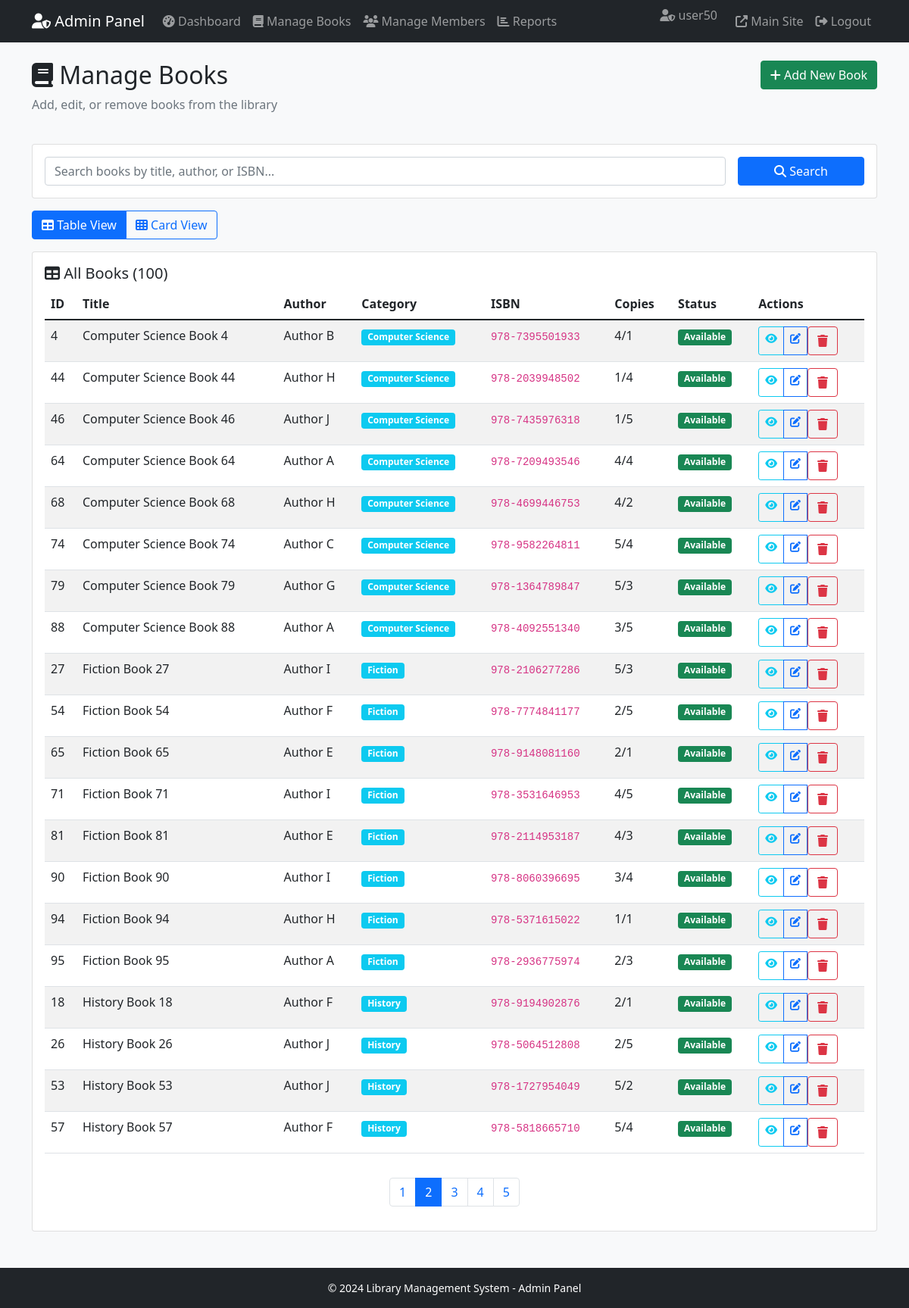
/admin/books?page=2&search= (signed in), run on the app's committed database.
### models/user.py (models this page shows, shortened)
class User(db.Model, UserMixin):
    __tablename__ = 'users'
    id = db.Column(db.Integer, primary_key=True)
    username = db.Column(db.String(80), unique=True, nullable=False)
    email = db.Column(db.String(120), unique=True, nullable=False)
    password_hash = db.Column(db.String(128), nullable=False)
    role = db.Column(db.String(20), nullable=False, default='member')
    first_name = db.Column(db.String(50), nullable=False)
    last_name = db.Column(db.String(50), nullable=False)
    join_date = db.Column(db.DateTime, default=datetime.utcnow)
    is_active = db.Column(db.Boolean, default=True)
    transactions = db.relationship('Transaction', backref='user', lazy=True)
    reservations = db.relationship('Reservation', backref='user', lazy=True)
    fines = db.relationship('Fine', backref='user', lazy=True)

### models/book.py (models this page shows)
class Book(db.Model):
    __tablename__ = 'books'
    id = db.Column(db.Integer, primary_key=True)
    title = db.Column(db.String(200), nullable=False)
    author = db.Column(db.String(100), nullable=False)
    isbn = db.Column(db.String(5), unique=True, nullable=False)  # Changed to 5 characters
    category = db.Column(db.String(50), nullable=False)
    publisher = db.Column(db.String(100))
    publication_year = db.Column(db.Integer)
    total_copies = db.Column(db.Integer, default=1)
    available_copies = db.Column(db.Integer, default=1)
    location = db.Column(db.String(50))
    description = db.Column(db.Text)
    status = db.Column(db.String(20), default='available')
    created_date = db.Column(db.DateTime, default=datetime.utcnow)
    __table_args__ = (
        CheckConstraint('length(isbn) = 5', name='isbn_length_check'),
        CheckConstraint('isbn ~ \'^[0-9]{5}$\'', name='isbn_numeric_check'),
    )

### routes/admin_routes.py (the view, shortened to what this page needs)
@admin_bp.route('/admin/books')
@login_required
def admin_books():
    if current_user.role != 'admin':
        flash('Access denied. Admin role required.', 'error')
        return redirect(url_for('index'))
    page = request.args.get('page', 1, type=int)
    search = request.args.get('search', '')
    query = Book.query
    books = query.order_by(Book.title).paginate(
        page=page, per_page=20, error_out=False
    )
    return render_template('admin/books.html',
                         books=books,
                         search=search)

### app.py (called while the page is built)
def create_app():
    app = Flask(__name__)
    app.config.from_object(Config)
    db.init_app(app)
    login_manager = LoginManager()
    login_manager.init_app(app)
    login_manager.login_view = 'auth.login'
    login_manager.login_message_category = 'info'
    @login_manager.user_loader
    def load_user(user_id):
        return User.query.get(int(user_id))
    from routes.auth_routes import auth_bp
    from routes.book_routes import book_bp
    from routes.member_routes import member_bp
    from routes.transaction_routes import transaction_bp
    from routes.admin_routes import admin_bp
    app.register_blueprint(auth_bp)
    app.register_blueprint(book_bp)
    app.register_blueprint(member_bp)
    app.register_blueprint(transaction_bp)
    app.register_blueprint(admin_bp)
    @app.route('/')
    def index():
        return render_template('index.html')
    return app

### templates/admin/books.html (shortened to what this page needs)
{% extends "admin_base.html" %}
{% block content %}
<div class="row">
    <div class="col-md-8">
        <h2><i class="fas fa-book"></i> Manage Books</h2>
        <p class="text-muted">Add, edit, or remove books from the library</p>
    </div>
    <div class="col-md-4 text-end">
        <a href="{{ url_for('admin.admin_add_book') }}" class="btn btn-success">
            <i class="fas fa-plus"></i> Add New Book
        </a>
    </div>
</div>
<div class="card mt-4">
    <div class="card-body">
        <form method="GET" class="row g-3">
            <div class="col-md-10">
                <input type="text" class="form-control" name="search"
                       placeholder="Search books by title, author, or ISBN..."
                       value="{{ search }}">
            </div>
            <div class="col-md-2">
                <button type="submit" class="btn btn-primary w-100">
                    <i class="fas fa-search"></i> Search
                </button>
            </div>
        </form>
    </div>
</div>
<div class="btn-group mt-3 mb-3" role="group">
    <button type="button" class="btn btn-outline-primary active" onclick="showTableView()">
        <i class="fas fa-table"></i> Table View
    </button>
    <button type="button" class="btn btn-outline-primary" onclick="showCardView()">
        <i class="fas fa-th"></i> Card View
    </button>
</div>
<div id="tableView">
    <div class="card">
        <div class="card-body">
            <h5><i class="fas fa-table"></i> All Books ({{ books.total }})</h5>
            {% if books.items %}
            <div class="table-responsive">
                <table class="table table-striped table-hover">
                    <thead>
                        <tr>
                            <th>ID</th>
                            <th>Title</th>
                            <th>Author</th>
                            <th>Category</th>
                            <th>ISBN</th>
                            <th>Copies</th>
                            <th>Status</th>
                            <th>Actions</th>
                        </tr>
                    </thead>
                    <tbody>
                        {% for book in books.items %}
                        <tr>
                            <td>{{ book.id }}</td>
                            <td>{{ book.title }}</td>
                            <td>{{ book.author }}</td>
                            <td><span class="badge bg-info">{{ book.category }}</span></td>
                            <td><code>{{ book.isbn }}</code></td>
                            <td>{{ book.available_copies }}/{{ book.total_copies }}</td>
                            <td>
                                <span class="badge {% if book.status == 'available' %}bg-success
                                                   {% elif book.status == 'checked_out' %}bg-warning
                                                   {% else %}bg-secondary{% endif %}">
                                    {{ book.status|replace('_', ' ')|title }}
                                </span>
                            </td>
                            <td>
                                <div class="btn-group btn-group-sm">
                                    <a href="{{ url_for('books.book_details', book_id=book.id) }}"
                                       class="btn btn-outline-info" title="View">
                                        <i class="fas fa-eye"></i>
                                    </a>
                                    <a href="{{ url_for('admin.admin_edit_book', book_id=book.id) }}"
                                       class="btn btn-outline-primary" title="Edit">
                                        <i class="fas fa-edit"></i>
                                    </a>
                                    <form method="POST" action="{{ url_for('admin.admin_delete_book', book_id=book.id) }}"
                                          class="d-inline" onsubmit="return confirm('Delete book: {{ book.title }}?');">
                                        <button type="submit" class="btn btn-outline-danger" title="Delete">
                                            <i class="fas fa-trash"></i>
                                        </button>
                                    </form>
                                </div>
                            </td>
                        </tr>
                        {% endfor %}
                    </tbody>
                </table>
            </div>
            {% if books.pages > 1 %}
            <nav aria-label="Page navigation" class="mt-3">
                <ul class="pagination justify-content-center">
                    {% for page_num in books.iter_pages() %}
                        {% if page_num %}
                            <li class="page-item {% if page_num == books.page %}active{% endif %}">
                                <a class="page-link" href="{{ url_for('admin.admin_books', page=page_num, search=search) }}">
                                    {{ page_num }}
                                </a>
                            </li>
                        {% else %}
                            <li class="page-item disabled"><span class="page-link">…</span></li>
                        {% endif %}
                    {% endfor %}
                </ul>
            </nav>
            {% endif %}
            {% else %}
            <div class="alert alert-info text-center py-5">
                <i class="fas fa-book fa-3x mb-3"></i>
                <h4>No Books Found</h4>
                <p>Start by adding your first book!</p>
            </div>
            {% endif %}
        </div>
    </div>
</div>
{% endblock %}

### templates/admin_base.html (shortened to what this page needs)
<!DOCTYPE html>
<html lang="en">
<head>
    <link href="https://cdn.jsdelivr.net/npm/bootstrap@5.1.3/dist/css/bootstrap.min.css" rel="stylesheet">
    <link href="{{ url_for('static', filename='css/style.css') }}" rel="stylesheet">
    <link rel="stylesheet" href="https://cdnjs.cloudflare.com/ajax/libs/font-awesome/6.4.0/css/all.min.css">
</head>
<body>
    <nav class="navbar navbar-expand-lg navbar-dark bg-dark">
        <div class="container">
            <a class="navbar-brand" href="{{ url_for('admin.admin_dashboard') }}">
                <i class="fas fa-user-shield"></i> Admin Panel
            </a>
            <div class="collapse navbar-collapse" id="adminNav">
                <ul class="navbar-nav me-auto">
                    <li class="nav-item">
                        <a class="nav-link" href="{{ url_for('admin.admin_dashboard') }}">
                            <i class="fas fa-tachometer-alt"></i> Dashboard
                        </a>
                    </li>
                    <li class="nav-item">
                        <a class="nav-link" href="{{ url_for('admin.admin_books') }}">
                            <i class="fas fa-book"></i> Manage Books
                        </a>
                    </li>
                    <li class="nav-item">
                        <a class="nav-link" href="{{ url_for('admin.admin_users') }}">
                            <i class="fas fa-users"></i> Manage Members
                        </a>
                    </li>
                    <li class="nav-item">
                        <a class="nav-link" href="{{ url_for('admin.admin_reports') }}">
                            <i class="fas fa-chart-bar"></i> Reports
                        </a>
                    </li>
                </ul>
                <ul class="navbar-nav">
                    <li class="nav-item">
                        <span class="navbar-text me-3">
                            <i class="fas fa-user-shield"></i> {{ current_user.username }}
                        </span>
                    </li>
                    <li class="nav-item">
                        <a class="nav-link" href="{{ url_for('index') }}" title="Back to Main Site">
                            <i class="fas fa-external-link-alt"></i> Main Site
                        </a>
                    </li>
                    <li class="nav-item">
                        <a class="nav-link" href="{{ url_for('auth.logout') }}">
                            <i class="fas fa-sign-out-alt"></i> Logout
                        </a>
                    </li>
                </ul>
            </div>
        </div>
    </nav>
    <div class="container mt-4">
        {% block content %}{% endblock %}
    </div>
    <footer class="bg-dark text-white mt-5 py-3">
        <div class="container text-center">
            <p class="mb-0 small">&copy; 2024 Library Management System - Admin Panel</p>
        </div>
    </footer>
</body>
</html>

### static/css/style.css (style rules this page uses)
body { background-color: #f8f9fa; }

### data on the page
User: username "user50"
Book: id "4", title "Computer Science Book 4", author "Author B", category "Computer Science", isbn "978-7395501933", available_copies "4", total_copies "1", status "Available"
Book: id "44", title "Computer Science Book 44", author "Author H", category "Computer Science", isbn "978-2039948502", available_copies "1", total_copies "4", status "Available"
Book: id "46", title "Computer Science Book 46", author "Author J", category "Computer Science", isbn "978-7435976318", available_copies "1", total_copies "5", status "Available"
Book: id "64", title "Computer Science Book 64", author "Author A", category "Computer Science", isbn "978-7209493546", available_copies "4", total_copies "4", status "Available"
Book: id "68", title "Computer Science Book 68", author "Author H", category "Computer Science", isbn "978-4699446753", available_copies "4", total_copies "2", status "Available"
Book: id "74", title "Computer Science Book 74", author "Author C", category "Computer Science", isbn "978-9582264811", available_copies "5", total_copies "4", status "Available"
Book: id "79", title "Computer Science Book 79", author "Author G", category "Computer Science", isbn "978-1364789847", available_copies "5", total_copies "3", status "Available"
Book: id "88", title "Computer Science Book 88", author "Author A", category "Computer Science", isbn "978-4092551340", available_copies "3", total_copies "5", status "Available"
Book: id "27", title "Fiction Book 27", author "Author I", category "Fiction", isbn "978-2106277286", available_copies "5", total_copies "3", status "Available"
Book: id "54", title "Fiction Book 54", author "Author F", category "Fiction", isbn "978-7774841177", available_copies "2", total_copies "5", status "Available"
Book: id "65", title "Fiction Book 65", author "Author E", category "Fiction", isbn "978-9148081160", available_copies "2", total_copies "1", status "Available"
Book: id "71", title "Fiction Book 71", author "Author I", category "Fiction", isbn "978-3531646953", available_copies "4", total_copies "5", status "Available"
Book: id "81", title "Fiction Book 81", author "Author E", category "Fiction", isbn "978-2114953187", available_copies "4", total_copies "3", status "Available"
Book: id "90", title "Fiction Book 90", author "Author I", category "Fiction", isbn "978-8060396695", available_copies "3", total_copies "4", status "Available"
Book: id "94", title "Fiction Book 94", author "Author H", category "Fiction", isbn "978-5371615022", available_copies "1", total_copies "1", status "Available"
Book: id "95", title "Fiction Book 95", author "Author A", category "Fiction", isbn "978-2936775974", available_copies "2", total_copies "3", status "Available"
Book: id "18", title "History Book 18", author "Author F", category "History", isbn "978-9194902876", available_copies "2", total_copies "1", status "Available"
Book: id "26", title "History Book 26", author "Author J", category "History", isbn "978-5064512808", available_copies "2", total_copies "5", status "Available"
Book: id "53", title "History Book 53", author "Author J", category "History", isbn "978-1727954049", available_copies "5", total_copies "2", status "Available"
Book: id "57", title "History Book 57", author "Author F", category "History", isbn "978-5818665710", available_copies "5", total_copies "4", status "Available"

### other printed values
{{ books.total }} "100"
{{ page_num }} "1" "2" "3" "4" "5"
